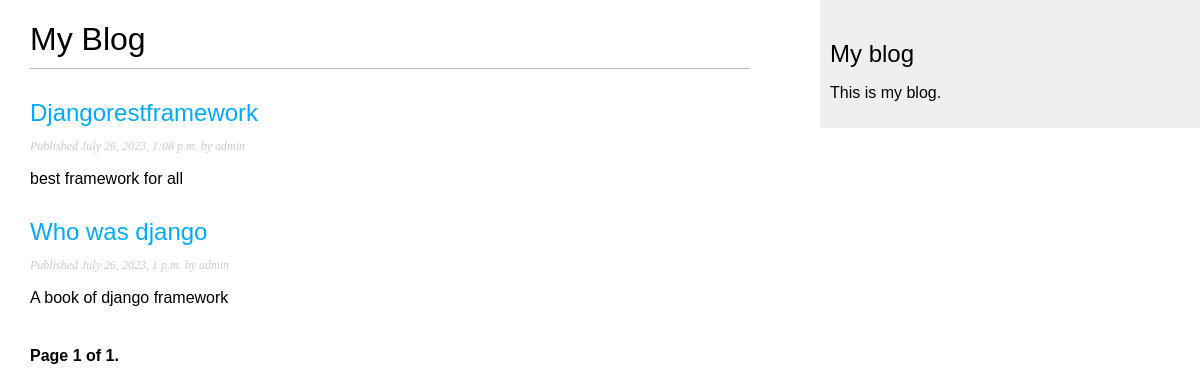
/blog/, run on an earlier commit of the app's database.
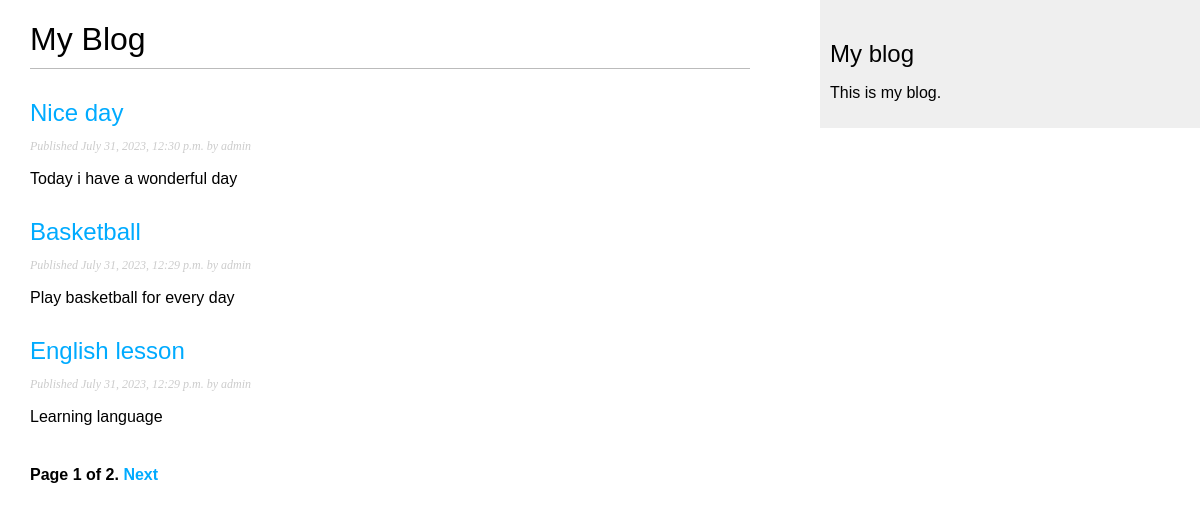
And on a later commit of the database.
### blog/models.py (models this page shows, shortened)
class Post(models.Model):
    class Status(models.TextChoices):
        DRAFT = 'DF', 'Draft'
        PUBLISHED = 'PB', 'Published'
    title = models.CharField(max_length=250)
    slug = models.SlugField(max_length=250,
                            unique_for_date='publish')
    author = models.ForeignKey(User,
                               on_delete=models.CASCADE,
                               related_name='blog_posts')
    body = models.TextField()
    publish = models.DateTimeField(default=timezone.now)
    created = models.DateTimeField(auto_now_add=True)
    updated = models.DateTimeField(auto_now=True)
    status = models.CharField(max_length=2,
                              choices=Status.choices,
                              default=Status.DRAFT)
    objects = models.Manager()
    published = PublishedManager()
    class Meta:
        ordering = ['-publish']
    def get_absolute_url(self):
        return reverse('blog:post_detail', args=[self.publish.year,
                                                 self.publish.month,
                                                 self.publish.day,
                                                 self.slug])

### blog/views.py (the view)
# urls.py: path('', PostListView.as_view(), name='post_list'),
class PostListView(ListView):
    queryset = Post.objects.all()
    context_object_name = 'posts'
    paginate_by = 3
    template_name = 'blog/post/list.html'

### templates/blog/post/list.html (shortened to what this page needs)
{% extends "blog/base.html" %}
{% block content %}
    <h1>My Blog</h1>
    {% for post in posts %}
        <h2>
            <a href="{{ post.get_absolute_url }}">
                {{ post.title }}
            </a>
        </h2>
        <p class="date">
            Published {{ post.publish }} by {{ post.author }}
        </p>
        {{ post.body|truncatewords:30|linebreaks }}
    {% endfor %}
    {% include "pagination.html" with page=page_obj %}
{% endblock %}

### templates/blog/base.html (shortened to what this page needs)
{% load static %}
<!DOCTYPE html>
<html>
<head>
    <link href="{% static "css/blog.css" %}" rel="stylesheet">
</head>
<body>
<div id="content">
    {% block content %}
    {% endblock %}
</div>
<div id="sidebar">
    <h2>My blog</h2>
    <p>This is my blog.</p>
</div>
</body>
</html>

### templates/pagination.html (shortened to what this page needs)
<div class="pagination">
<span class="step-links">
    <span class="current">
Page {{ page.number }} of {{ page.paginator.num_pages }}.
</span>
    {% if page.has_next %}
        <a href="?page={{ page.next_page_number }}">Next</a>
    {% endif %}
</span>
</div>

### static/css/blog.css (style rules this page uses)
body { margin:0; padding:0; font-family:helvetica, sans-serif; }
a { color:#00abff; text-decoration:none; }
h1 { font-weight:normal; border-bottom:1px solid #bbb; padding:0 0 10px 0; }
h2 { font-weight:normal; margin:30px 0 0; }
#content { float:left; width:60%; padding:0 0 0 30px; }
#sidebar { float:right; width:30%; padding:10px; background:#efefef; height:100%; }
p.date { color:#ccc; font-family: georgia, serif; font-size: 12px; font-style: italic; }
.pagination { margin:40px 0; font-weight:bold; }

What changed in the data, as far as the page shows it:
no longer on this page (row unchanged): Post: title "Djangorestframework", publish "July 26, 2023, 1:08 p.m.", author "admin", body "best framework for all"
no longer on this page (row unchanged): Post: title "Who was django", publish "July 26, 2023, 1 p.m.", author "admin", body "A book of django framework"
added Post: title "Nice day", publish "July 31, 2023, 12:30 p.m.", author "admin", body "Today i have a wonderful day"
added Post: title "Basketball", publish "July 31, 2023, 12:29 p.m.", author "admin", body "Play basketball for every day"
added Post: title "English lesson", publish "July 31, 2023, 12:29 p.m.", author "admin", body "Learning language"
Also different on the page:
{{ page.paginator.num_pages }}: "1" → "2"
text now shown: "Next"
